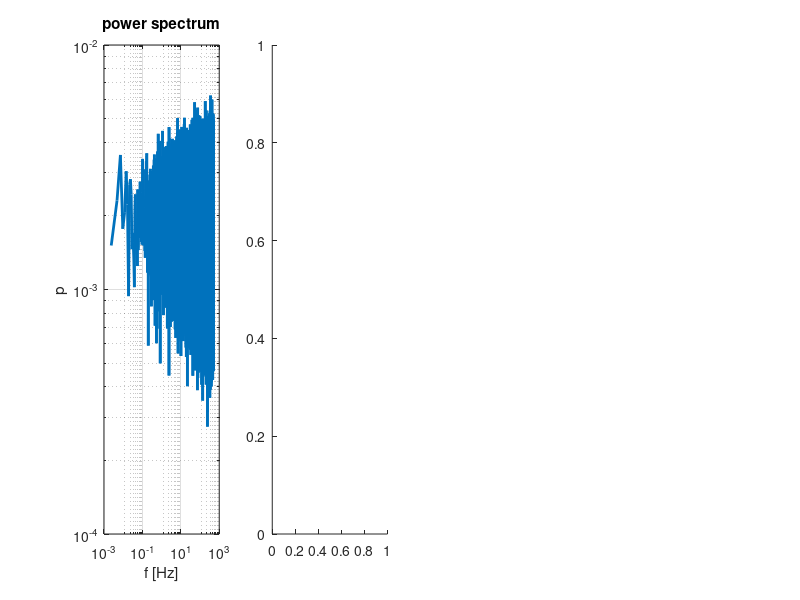

Write the MATLAB code that produced this figure. (Note: this script raises an error after producing the figure.)
function DFAmoreExamples(n,duration,numOfTrials,fs)
% Some more examples illustrating DFA vis-a-vis DFA + model selection...
%
% Ton & Daffertshofer, Model selection for identifying power-law scaling
% Neuroimage 136:215-26, 2016, doi:10.1016/j.neuroimage.2016.01.008
%
% See also FluctuationAnalysis, psdfgn
%
%                                               (c) marlow 2016/7
%                                     latest update March 5, 2017
%
% This file is released under the terms of the GNU General Public License,
% version 3. See http://www.gnu.org/licenses/gpl.html

if nargin<4 || isempty(fs), fs=1000; end                 % def. fs = 1 kHz
if nargin<3 || isempty(numOfTrials), numOfTrials=10; end % def. # trials = 10
if nargin<2 || isempty(duration), duration=7*60; end     % def. dur. = 7 min
if nargin<1 || isempty(n), n=1:4; end                    % run all examples

numOfSamples=duration*fs;

for i=n
        
    rng('shuffle'); % randomizing the random generator

    %% first generate a random signal and plot its power spectrum
    switch i

        case 1 % Gaussian white noise over the entire range
            
            Q=0.25;
            s=sprintf('Gaussian white noise (strength %g) from %g until %gs',Q,0,duration);
            y=sqrt(Q/fs)*randn(numOfTrials,numOfSamples)';

        case 2 % fractional Gaussian noise over the entire range

            H=0.9;
            
            s=sprintf('single fGn process with H=%g from %g until %gs',H,0,duration);
            y=psdfgn(numOfSamples,numOfTrials,H,0,fs);
            % as an alternative for psdfgn(...) you may use:
            % y=fftfgn(1,H,numOfTrials,numOfSamples,numOfSamples,1)';

        case 3 % two-partite correlations (short and long range)
               %
               % related reading;
               %
               % Collins & De Luca
               % Random walking during quiet standing
               % Phys. Rev. Lett. 73(5):764, 1994
               %
               % Newell, K et al. 
               % Stochastic processes in postural center-of-pressure profiles
               % Exp. Brain. Res. 113:158, 1997

            H=[0.7,0.05];
            bp=[0,1]; 
            
            bp=min(bp,duration); % breakpoints should be smaller than 1/2 of the total duration
            
            s=sprintf('two fGn processes with H=%g from %g to %gs followed by H=%g until %gs',H(1),bp(1),bp(2),H(2),duration);
            y=psdfgn(numOfSamples,numOfTrials,H,bp,fs);
            
        case 4 % fractional Gaussian noise over the entire range with confounding, additive oscillations
               %
               % related reading:
               %
               % Hu, Ivanov, Chen, Carpena, & Stanley
               % Effect of trends on detrended fluctuation analysis
               % Phys. Rev. E 64, 011114, 2001
               %
               % Chen, Ivanov, Hu, & Stanley
               % Effect of nonstationarities on detrended fluctuation analysis
               % Phys. Rev. E 65, 041107, 2002
               %
               % Chen, Hu, Carpena, Bernaola-Galvan, Stanley, & Ivanov
               % Effect of nonlinear filters on detrended fluctuation analysis
               % Phys. Rev. E 71, 011104, 2005

            H=0.7;
            f0=3; % estimate of the CoG natural frequency
            
            s=sprintf('single fGn process with H=%g from %g until %gs + %g Hz oscillations',H,0,duration,f0);
            y=psdfgn(numOfSamples,numOfTrials,H,0,fs);
            t=repmat((0:numOfSamples-1)'/fs,1,numOfTrials);
            y=y+5*sin(2*pi*f0*t+2*pi*repmat(rand(1,numOfTrials),numOfSamples,1)); % the phases of the additive oscillations are randomized over trials

    end
    
    fprintf('\nExample %d: %s\n',i,s);
    
    figure(i);
    set(gcf,'Name',s,'Position',[50*i,300-50*i,1024,256]);
    
    %% plot 'plain' power spectrum
    subplot(1,4,1);
    pspectrum(y,fs); % this is just for plotting the power spectrum
    title('power spectrum')

    %% convert fGn into fBm (or Gaussian noise into Brownian motion if H=0.5
    y=cumsum(y);

    %% define the total range of analysis
    maxNumOfSegments=400; % use values >= 1000 if you have sufficiently
                          % many data and a fast computer
    fullrange=[10/1000,duration/4]; % 10 ms until 1/4 of the recording time
    interval2evaluate=[fullrange,maxNumOfSegments];
    
    %% conventional SDA over the entire range - this suits example 1
    subplot(1,4,2);
    % define the fitting range
    interval2fit=interval2evaluate;
    % run the analysis (including text & graphics report)
    fluctuationAnalysis(y,interval2evaluate,interval2fit,'SDA','verbose','graphics','fs',fs);
    title('SDA over full range'); set(gca,'xlim',fullrange); drawnow;

    %% DFA including (Bayesian) parametric model selection - this hardly suits any example
    subplot(1,4,3);
    % define the fitting range
    interval2fit=interval2evaluate;
    % run the analysis (including text & graphics report)
    fluctuationAnalysis(y,interval2evaluate,interval2fit,'DFA-','verbose','graphics','fs',fs);
    title('DFA- over full range'); set(gca,'xlim',fullrange); drawnow;

    %% DFA including (Bayesian) non-parametric model selection - this suits all examples
    subplot(1,4,4);
    % define the fitting range
    interval2fit=interval2evaluate;
    % run the analysis (including text & graphics report)
    fluctuationAnalysis(y,interval2evaluate,interval2fit,'DFA+','verbose','graphics','fs',fs);
    title('DFA+ over full range'); set(gca,'xlim',fullrange); drawnow;

end

%% helper function for plotting the fft-based power spectrum
function [p,f]=pspectrum(y,fs)
% estimate the 'plain' power specturm using fft
N=size(y,1);
p=abs(fft(y/N)).^2;
nfft=size(y,1);
if rem(nfft,2) % nfft odd
    select = (1:(nfft+1)/2)';
else
    select = (1:nfft/2+1)'; % include DC AND Nyquist
end
% select the first half...
p=p(select,:);
f=(select-1)/(numel(select)-1)*(fs/2);

for k=1:size(p,2) % normalize every power spectrum
    p(:,k)=p(:,k)/trapz(f,p(:,k));
end
% compute the mean over trials
p=mean(p,2,'omitnan');

if nargout==0
    
    loglog(f,mean(p,2),'linewidth',2);

    xmin=floor(log10(min(f(f>0))));
    xmax=ceil(log10(max(f)));
    set(gca,'xlim',10.^[xmin,xmax],'xtick',10.^(xmin:1+((xmax-xmin)>5):xmax));

    grid on;
    if fs~=1, xlabel('f [Hz]'); else, xlabel('1/n'); end
    ylabel('p');

end

